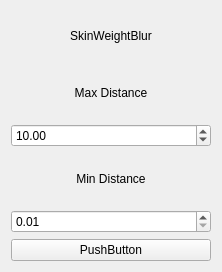
<?xml version="1.0" encoding="UTF-8"?>
<ui version="4.0">
 <class>PluginRollup</class>
 <widget class="QWidget" name="PluginRollup">
  <property name="geometry">
   <rect>
    <x>0</x>
    <y>0</y>
    <width>222</width>
    <height>272</height>
   </rect>
  </property>
  <property name="windowTitle">
   <string>Form</string>
  </property>
  <layout class="QVBoxLayout" name="verticalLayout">
   <item>
    <widget class="QLabel" name="label">
     <property name="text">
      <string>&lt;html&gt;&lt;head/&gt;&lt;body&gt;&lt;p&gt;SkinWeightBlur&lt;/p&gt;&lt;/body&gt;&lt;/html&gt;</string>
     </property>
     <property name="alignment">
      <set>Qt::AlignCenter</set>
     </property>
    </widget>
   </item>
   <item>
    <widget class="QLabel" name="label_2">
     <property name="text">
      <string>&lt;html&gt;&lt;head/&gt;&lt;body&gt;&lt;p&gt;Max Distance&lt;/p&gt;&lt;/body&gt;&lt;/html&gt;</string>
     </property>
     <property name="alignment">
      <set>Qt::AlignCenter</set>
     </property>
    </widget>
   </item>
   <item>
    <widget class="QDoubleSpinBox" name="MaxSpinBox">
     <property name="accelerated">
      <bool>true</bool>
     </property>
     <property name="minimum">
      <double>0.010000000000000</double>
     </property>
     <property name="maximum">
      <double>999999.000000000000000</double>
     </property>
     <property name="singleStep">
      <double>0.010000000000000</double>
     </property>
     <property name="stepType">
      <enum>QAbstractSpinBox::AdaptiveDecimalStepType</enum>
     </property>
     <property name="value">
      <double>10.000000000000000</double>
     </property>
    </widget>
   </item>
   <item>
    <widget class="QLabel" name="label_3">
     <property name="text">
      <string>Min Distance</string>
     </property>
     <property name="alignment">
      <set>Qt::AlignCenter</set>
     </property>
    </widget>
   </item>
   <item>
    <widget class="QDoubleSpinBox" name="MinSpinBox">
     <property name="minimum">
      <double>0.010000000000000</double>
     </property>
     <property name="singleStep">
      <double>0.010000000000000</double>
     </property>
     <property name="stepType">
      <enum>QAbstractSpinBox::AdaptiveDecimalStepType</enum>
     </property>
     <property name="value">
      <double>0.010000000000000</double>
     </property>
    </widget>
   </item>
   <item>
    <widget class="QPushButton" name="pushButton">
     <property name="text">
      <string>PushButton</string>
     </property>
    </widget>
   </item>
  </layout>
 </widget>
 <resources/>
 <connections/>
</ui>
